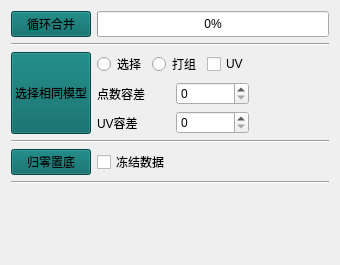
           <widget class="QWidget" name="page_9">
            <property name="geometry">
             <rect>
              <x>0</x>
              <y>0</y>
              <width>340</width>
              <height>265</height>
             </rect>
            </property>
            <attribute name="label">
             <string>辅助功能</string>
            </attribute>
            <layout class="QHBoxLayout" name="horizontalLayout_27">
             <item>
              <layout class="QVBoxLayout" name="verticalLayout_6">
               <item>
                <layout class="QVBoxLayout" name="verticalLayout_5">
                 <item>
                  <layout class="QHBoxLayout" name="horizontalLayout_4">
                   <item>
                    <widget class="QPushButton" name="CombineLoopButton">
                     <property name="minimumSize">
                      <size>
                       <width>80</width>
                       <height>0</height>
                      </size>
                     </property>
                     <property name="toolTip">
                      <string>&lt;html&gt;&lt;head/&gt;&lt;body&gt;&lt;p&gt;对多个选择的组进行逐步合并&lt;/p&gt;&lt;/body&gt;&lt;/html&gt;</string>
                     </property>
                     <property name="styleSheet">
                      <string notr="true">background-color: rgb(0, 101, 99);</string>
                     </property>
                     <property name="text">
                      <string>循环合并</string>
                     </property>
                    </widget>
                   </item>
                   <item>
                    <widget class="QProgressBar" name="CombineLoop_progressBar">
                     <property name="enabled">
                      <bool>true</bool>
                     </property>
                     <property name="sizePolicy">
                      <sizepolicy hsizetype="Expanding" vsizetype="Preferred">
                       <horstretch>0</horstretch>
                       <verstretch>0</verstretch>
                      </sizepolicy>
                     </property>
                     <property name="value">
                      <number>0</number>
                     </property>
                     <property name="alignment">
                      <set>Qt::AlignCenter</set>
                     </property>
                    </widget>
                   </item>
                  </layout>
                 </item>
                 <item>
                  <widget class="Line" name="line">
                   <property name="orientation">
                    <enum>Qt::Horizontal</enum>
                   </property>
                  </widget>
                 </item>
                 <item>
                  <layout class="QHBoxLayout" name="horizontalLayout_7">
                   <item>
                    <widget class="QPushButton" name="SelectTheSameModelButton">
                     <property name="sizePolicy">
                      <sizepolicy hsizetype="Fixed" vsizetype="MinimumExpanding">
                       <horstretch>0</horstretch>
                       <verstretch>0</verstretch>
                      </sizepolicy>
                     </property>
                     <property name="maximumSize">
                      <size>
                       <width>80</width>
                       <height>16777215</height>
                      </size>
                     </property>
                     <property name="toolTip">
                      <string>&lt;html&gt;&lt;head/&gt;&lt;body&gt;&lt;p&gt;对选择模型,通过顶点数量,和uv数量 进行筛选和打组&lt;/p&gt;&lt;/body&gt;&lt;/html&gt;</string>
                     </property>
                     <property name="styleSheet">
                      <string notr="true">background-color: rgb(0, 101, 99);</string>
                     </property>
                     <property name="text">
                      <string>选择相同模型</string>
                     </property>
                    </widget>
                   </item>
                   <item>
                    <layout class="QVBoxLayout" name="verticalLayout_4">
                     <item>
                      <layout class="QHBoxLayout" name="horizontalLayout_5">
                       <item>
                        <widget class="QRadioButton" name="Select_Same_Mesh_radioButton">
                         <property name="text">
                          <string>选择</string>
                         </property>
                        </widget>
                       </item>
                       <item>
                        <widget class="QRadioButton" name="Group_Same_Mesh_radioButton">
                         <property name="text">
                          <string>打组</string>
                         </property>
                        </widget>
                       </item>
                       <item>
                        <widget class="QCheckBox" name="Uv_Same_Mesh_checkBox">
                         <property name="text">
                          <string>UV</string>
                         </property>
                        </widget>
                       </item>
                      </layout>
                     </item>
                     <item>
                      <layout class="QHBoxLayout" name="horizontalLayout_6">
                       <item>
                        <layout class="QVBoxLayout" name="verticalLayout_2">
                         <item>
                          <widget class="QLabel" name="label_7">
                           <property name="text">
                            <string>点数容差</string>
                           </property>
                          </widget>
                         </item>
                         <item>
                          <widget class="QLabel" name="label_10">
                           <property name="text">
                            <string>UV容差</string>
                           </property>
                          </widget>
                         </item>
                        </layout>
                       </item>
                       <item>
                        <layout class="QVBoxLayout" name="verticalLayout_3">
                         <item>
                          <widget class="QSpinBox" name="Vtx_Offest_Same_Mesh_spinBox">
                           <property name="maximum">
                            <number>99999999</number>
                           </property>
                          </widget>
                         </item>
                         <item>
                          <widget class="QSpinBox" name="UV_Offest_Same_Mesh_spinBox">
                           <property name="maximum">
                            <number>9999999</number>
                           </property>
                          </widget>
                         </item>
                        </layout>
                       </item>
                      </layout>
                     </item>
                    </layout>
                   </item>
                   <item>
                    <spacer name="horizontalSpacer_9">
                     <property name="orientation">
                      <enum>Qt::Horizontal</enum>
                     </property>
                     <property name="sizeHint" stdset="0">
                      <size>
                       <width>40</width>
                       <height>20</height>
                      </size>
                     </property>
                    </spacer>
                   </item>
                  </layout>
                 </item>
                 <item>
                  <widget class="Line" name="line_2">
                   <property name="orientation">
                    <enum>Qt::Horizontal</enum>
                   </property>
                  </widget>
                 </item>
                 <item>
                  <layout class="QHBoxLayout" name="horizontalLayout_8">
                   <item>
                    <widget class="QPushButton" name="Freeze_Floor_pushButton">
                     <property name="minimumSize">
                      <size>
                       <width>80</width>
                       <height>0</height>
                      </size>
                     </property>
                     <property name="toolTip">
                      <string>&lt;html&gt;&lt;head/&gt;&lt;body&gt;&lt;p&gt;对选择的物体归世界中心,并放置于XZ网格之上.可以勾选冻结数据&lt;/p&gt;&lt;/body&gt;&lt;/html&gt;</string>
                     </property>
                     <property name="styleSheet">
                      <string notr="true">background-color: rgb(0, 101, 99);</string>
                     </property>
                     <property name="text">
                      <string>归零置底</string>
                     </property>
                    </widget>
                   </item>
                   <item>
                    <widget class="QCheckBox" name="Freeze_checkBox">
                     <property name="text">
                      <string>冻结数据</string>
                     </property>
                    </widget>
                   </item>
                   <item>
                    <spacer name="horizontalSpacer_13">
                     <property name="orientation">
                      <enum>Qt::Horizontal</enum>
                     </property>
                     <property name="sizeHint" stdset="0">
                      <size>
                       <width>40</width>
                       <height>20</height>
                      </size>
                     </property>
                    </spacer>
                   </item>
                  </layout>
                 </item>
                </layout>
               </item>
               <item>
                <widget class="Line" name="line_6">
                 <property name="orientation">
                  <enum>Qt::Horizontal</enum>
                 </property>
                </widget>
               </item>
               <item>
                <spacer name="verticalSpacer_5">
                 <property name="orientation">
                  <enum>Qt::Vertical</enum>
                 </property>
                 <property name="sizeHint" stdset="0">
                  <size>
                   <width>20</width>
                   <height>40</height>
                  </size>
                 </property>
                </spacer>
               </item>
              </layout>
             </item>
            </layout>
           </widget>
